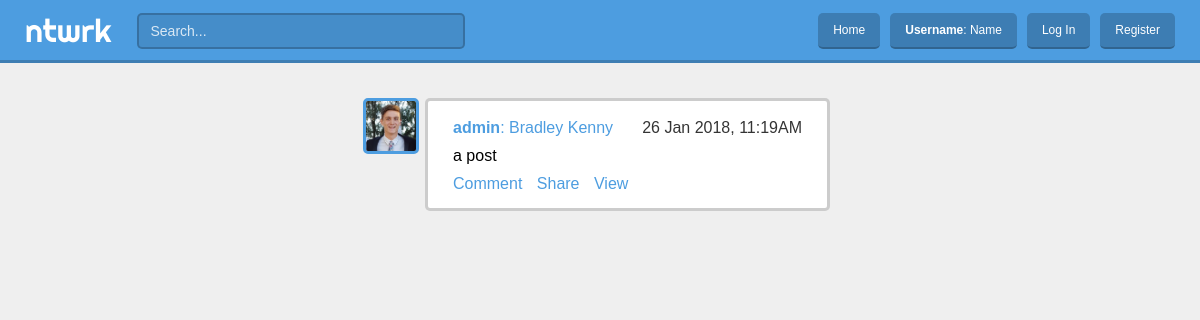
Page /user/admin/14/ on the committed database.
### stream/models.py (models this page shows)
class Post(models.Model):
    content = models.TextField(max_length=500)
    posted_by = models.ForeignKey(User, related_name='posts', on_delete=models.CASCADE)
    posted_at = models.DateTimeField(auto_now_add=True)

### stream/views.py (the view)
# urls.py: path('user/<username>/<post_id>/', stream.views.view_post, name='view_post'),
def view_post(request, username, post_id):
	post = Post.objects.get(id=post_id)
	return render(request, 'stream/view_post.html', {'post':post})

### stream/templates/stream/view_post.html (shortened to what this page needs)
{% extends 'base_stream.html' %}
{% load static %}
{% block stream %}
    <div class="card">
        <a href="{% url 'home' %}">
            <img src="{% static 'stream/img/dp/admin.jpg' %}" class="dp">
        </a>
        <a href="{% url 'home' %}">
            <h2><b>{{ post.posted_by.username }}</b>: {{ post.posted_by.first_name }} {{ post.posted_by.last_name }}</h2>
        </a>
        <h3>{{ post.posted_at|date:'d M Y, h:iA' }}</h2>
        <p>{{ post.content }}</p>
        <a href="{% url 'home' %}" class="link">Comment</a>
        <a href="{% url 'home' %}" class="link">Share</a>
        <a href="{% url 'home' %}" class="link">View</a>
    </div>
{% endblock %}

### account/static/account/css/base.css (style rules this page uses)
body { font-family: 'Helvetica'; margin: 0px; padding: 0px; }
a { text-decoration: none; }
.card { padding: 7.5px 15px 14px 15px; background-color: rgba(255, 255, 255, 1); border-radius: 5px; box-shadow: 0 0 25px #000000; border-top: 3px solid rgba(0, 0, 0, 0.2); border-bottom: 3px solid rgba(0, 0, 0, 0.2); }

### stream/static/stream/css/stream.css (style rules this page uses)
body { margin: 0px 0px 0px 0px; padding: 0px; background-color: #EFEFEF; }
.card { box-shadow: none; margin: 15px 10px 15px 65px; border: 3px solid rgba(0, 0, 0, 0.2); padding: 5px 25px; }
.dp { height: 50px; width: 50px; margin: -8px 0px 0px -90px; float: left; background-color: #CDCDCD; border: 3px solid #4D9DE0; border-radius: 5px; }
.card h2, .card h3 { display: inline-block; margin-bottom: 10px; font-size: 1em; text-decoration: none; }
.card h2 { color: #4D9DE0; font-weight: normal; }
.card h3 { float: right; margin-top: 13px; font-weight: normal; color: #343434; }
.card p { margin-top: 0px; margin-bottom: 10px; }
.card .link { display: inline-block; color: #4D9DE0; margin: 0px 10px 10px 0px; }

### rows in the picture
Post: posted_by.username "admin", posted_by.first_name "Bradley", posted_by.last_name "Kenny", posted_at "26 Jan 2018, 11:19AM", content "a post"
